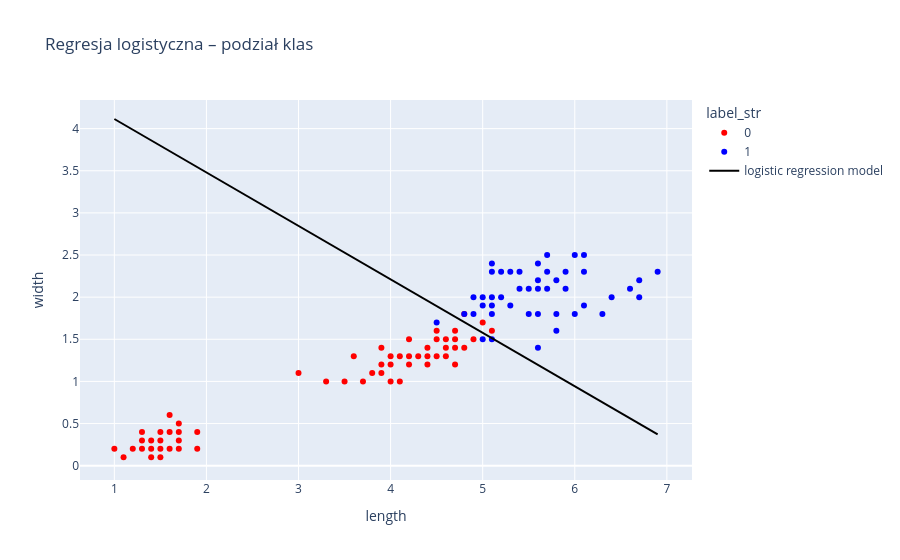

Notebook source saved alongside this figure:
### Markdown cell above
**Proszę:** 

* narysować punkty pokolorowane zgodnie z przynależnością do klas
* dorysować prostą rozgraniczającą obszary "1" od "0".   Prosta ma ona równanie 

$\qquad$ $h_\theta(x)=1/2$, 

tzn:

$\qquad$ $\theta x^T = 0$

czyli 

$\theta_0 +\theta_1 x_1 + \theta_2 x_2 =0 $

Przekształcając to do równania prostej we współrzędnych $(x_1,x_2)$ mamy:

$- \theta_2 x_2 = \theta_0 +\theta_1 x_1 $

$ x_2 = - \frac{1}{\theta_2}( \theta_0 +\theta_1 x_1 )$

### Code cell
import plotly.express as px
import plotly.graph_objects as go
import numpy as np
#BEGIN_SOLUTION
# wykres punktowy z kolorami w zależności od wyniku
fig = px.scatter(
    df_sub,
    x="length",
    y="width",
    color="label_str", 
    color_discrete_map={"1": "blue", "0": "red"},
    labels={"color": "label"},
    title="Regresja logistyczna – podział klas"
)

# prosta rozdzielająca klasy
x_vals = np.array([df_sub["length"].min(), df_sub["length"].max()])
y_vals = -(theta_opt[0] + theta_opt[1]*x_vals) / theta_opt[2]

fig.add_trace(
    go.Scatter(
        x=x_vals, y=y_vals,
        mode="lines",
        name="logistic regression model",
        line=dict(color="black")
    )
)

fig.show()
#END_SOLUTION

### Figure 1 — Plotly figure (JSON) as saved in the notebook; plotly's stock layout.template omitted (floating-point values rounded to 4 significant figures)
{"data": [{"hovertemplate": "label_str=0<br>length=%{x}<br>width=%{y}<extra></extra>", "legendgroup": "0", "marker": {"color": "red", "symbol": "circle"}, "mode": "markers", "name": "0", "orientation": "v", "showlegend": true, "type": "scatter", "x": [1.4, 1.3, 1.5, 1.7, 1.4, 1.5, 1.6, 1.4, 1.1, 1.2, 1.5, 1.3, 1.7, 1.5, 1.7, 1, 1.7, 1.9, 1.6, 1.3, 1.6, 1.9, 4.7, 4.5, 4.9, 4, 4.6, 4.5, 4.7, 3.3, 4.6, 3.9, 3.5, 4.2, 4, 3.6, 4.4, 4.1, 3.9, 4.8, 4.7, 4.3, 4.8, 5, 3.8, 3.7, 3.9, 5.1, 4.5, 4.7, 4.4, 4.1, 4.4, 4.6, 4, 4.2, 4.2, 3], "xaxis": "x", "y": [0.2, 0.2, 0.2, 0.4, 0.3, 0.1, 0.2, 0.1, 0.1, 0.2, 0.4, 0.4, 0.3, 0.3, 0.2, 0.2, 0.5, 0.2, 0.4, 0.3, 0.6, 0.4, 1.4, 1.5, 1.5, 1.3, 1.5, 1.3, 1.6, 1, 1.3, 1.4, 1, 1.5, 1, 1.3, 1.4, 1, 1.1, 1.8, 1.2, 1.3, 1.4, 1.7, 1.1, 1, 1.2, 1.6, 1.6, 1.5, 1.3, 1.3, 1.2, 1.4, 1.2, 1.3, 1.2, 1.1], "yaxis": "y"}, {"hovertemplate": "label_str=1<br>length=%{x}<br>width=%{y}<extra></extra>", "legendgroup": "1", "marker": {"color": "blue", "symbol": "circle"}, "mode": "markers", "name": "1", "orientation": "v", "showlegend": true, "type": "scatter", "x": [6, 5.1, 5.9, 5.6, 5.8, 6.6, 4.5, 6.3, 5.8, 6.1, 5.1, 5.3, 5.5, 5, 5.1, 5.3, 5.5, 6.7, 6.9, 5, 5.7, 4.9, 6.7, 4.9, 5.7, 6, 4.8, 5.6, 5.8, 6.1, 6.4, 5.6, 5.1, 5.6, 6.1, 5.6, 5.4, 5.1, 5.9, 5.7, 5.2, 5, 5.2, 5.4, 5.1], "xaxis": "x", "y": [2.5, 1.9, 2.1, 1.8, 2.2, 2.1, 1.7, 1.8, 1.8, 2.5, 2, 1.9, 2.1, 2, 2.4, 2.3, 1.8, 2.2, 2.3, 1.5, 2.3, 2, 2, 1.8, 2.1, 1.8, 1.8, 2.1, 1.6, 1.9, 2, 2.2, 1.5, 1.4, 2.3, 2.4, 2.1, 2.3, 2.3, 2.5, 2.3, 1.9, 2, 2.3, 1.8], "yaxis": "y"}, {"line": {"color": "black"}, "mode": "lines", "name": "logistic regression model", "type": "scatter", "x": [1, 6.9], "y": [4.114, 0.3703]}], "layout": {"legend": {"title": {"text": "label_str"}, "tracegroupgap": 0}, "title": {"text": "Regresja logistyczna – podział klas"}, "xaxis": {"anchor": "y", "domain": [0, 1], "title": {"text": "length"}}, "yaxis": {"anchor": "x", "domain": [0, 1], "title": {"text": "width"}}}}
